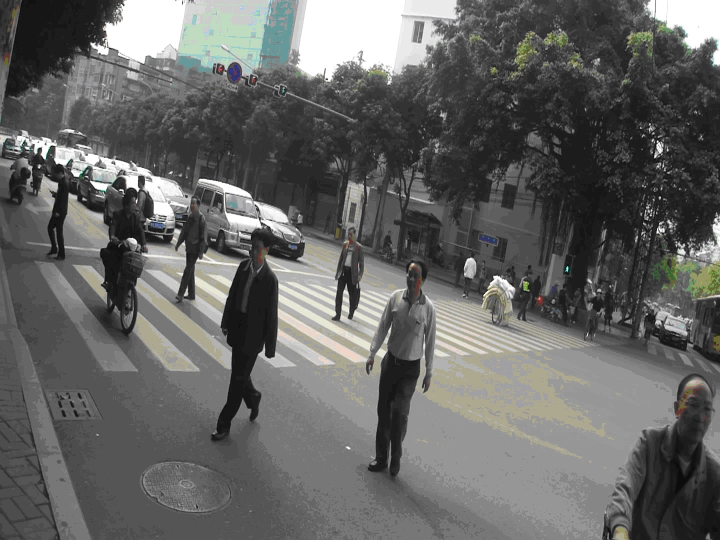
#> input picture visual_detection/input/test2.jpg, 1440 x 1080 px, given in place of 1111_4_2.MOV, which was not available (shown at 1/2 size)
$ python diff_test.py   (older library calls are emulated)
#> lines starting #> are read from the running program, lines starting #| are printed output that depends on the picture; after the words box and inside, x2 and y2 are one past the last pixel; in counts of white or black regions, pixels touching at a corner belong together; pictures that were not available may be replaced by others from this repository, and a replacement may not be noted
import cv2
import copy
import numpy as np
from collections import Counter
import visual_detection.coordinate_convert as cc

tracking_objs = []   # 正在追踪的目标
tracked_objs = []    # 完成追踪的目标
obj_num = 0 # 目标总编号
corners = [] # 每帧KLT角点s
corner2obj = [] # 角点对应的tracking_obj索引
colors = np.random.randint(0,255,(100,3))    #100种随机颜色
lk_params = dict( winSize  = (15, 15), maxLevel = 4, criteria = (cv2.TERM_CRITERIA_EPS | cv2.TERM_CRITERIA_COUNT, 10, 0.03))
feature_params = dict( maxCorners = 500, qualityLevel = 0.2, minDistance = 7, blockSize = 7 )
frame_step = 2

class Obj:
    # [8 lines left out: function __init__, not called in this run]

    def add_lk_corner(self, frame, lk_corner):
        self.lk_corner.append([(frame, lk_corner[0], lk_corner[1])])

    # [38 lines left out: functions update, update_shelter, update_lk, finish_lk, not called in this run]

def basic_prepare(filename, write):
    global overall_roi, M, sub_filename, mask_name, tracking_objs, tracked_objs
    tracked_objs = []
    tracking_objs = []
    sub_filename = filename.split('/')[-1][: -4]
    mask_name = '/'.join(filename.split('/')[: -1]) +  '/' + sub_filename +'_mask' + '.avi'
    overall_roi = cv2.imread('/'.join(filename.split('/')[: -1]) +  '/' + sub_filename +'_roi' + '.jpg', cv2.IMREAD_GRAYSCALE) # 设置感兴趣区域
    # M = cc.get_convert_mat(filename, 0)   # 导入坐标转换矩阵
    if write:
        clear_routes_file(sub_filename) # 清空输出文件

def main(filename, bg_flag = 0, write = False, save_video = False):
    """
    bg_flag: 0 - MOG背景
             1 - Vibe背景
    """
#> called with filename = 'D:/data/1111_4_2/1111_4_2.MOV', bg_flag = 1, write = False, save_video = False
    global corners, obj_num, corner2obj, corner2contour, tracked_objs
    basic_prepare(filename, write)
    cap = cv2.VideoCapture(filename)
    _, frame = cap.read()
#> frame is the input picture: shape (1080, 1440, 3); mean B, G, R 100.5, 102.2, 101.8
    if bg_flag == 1:
        # 读取生成好的vibe背景
        cap_fg = cv2.VideoCapture(mask_name)
        _, mask_fg = cap_fg.read()
    else:
        # MOG背景提取器
        bg_subtractor = cv2.createBackgroundSubtractorMOG2()
        bg_subtractor.setHistory(500)
        bg_subtractor.setVarThreshold(25)
        bg_subtractor.setDetectShadows(False)

    old_gray = cv2.cvtColor(frame, cv2.COLOR_BGR2GRAY)
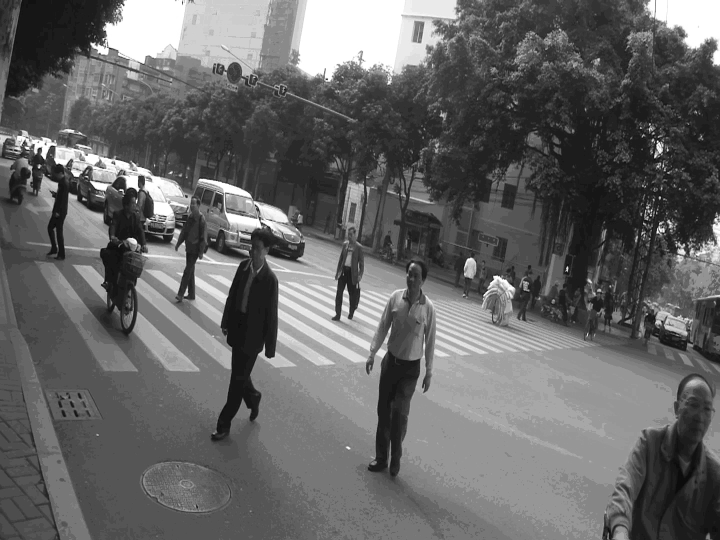
#> old_gray: shape (1080, 1440) (shown at 1/2 size); min 0, max 255, mean 101.9
    cv2.namedWindow('new_frame', 0)
    cv2.namedWindow('mask', 0)
    # 保存视频
    # fourcc = cv2.CV_FOURCC(*'XVID')
    # 3-宽，4-高，5-帧率
    out_num = 1
    out = cv2.VideoWriter('D:/data/%s/%s_output_%d.avi' % (sub_filename, sub_filename, out_num), 1, cap.get(5), (int(cap.get(3)),int(cap.get(4))))

    while(True):
        _, frame = cap.read()
        if frame is None:
            break
        frame_gray = cv2.cvtColor(frame, cv2.COLOR_BGR2GRAY)
        frame_num = cap.get(cv2.CAP_PROP_POS_FRAMES)
        if bg_flag == 1:
            # vibe
            _, mask_fg = cap_fg.read()
            mask_fg = cv2.cvtColor(mask_fg, cv2.COLOR_BGR2GRAY)
            mask_fg = cv2.morphologyEx(mask_fg, cv2.MORPH_DILATE, kernel = cv2.getStructuringElement(cv2.MORPH_ELLIPSE, (2, 2)))
        else:
            # MOG
            mask_fg = bg_subtractor.apply(frame, 0.01)        # 提取前景
            mask_fg = cv2.medianBlur(mask_fg, 9)    # 中值滤波
            mask_fg = cv2.morphologyEx(mask_fg, cv2.MORPH_DILATE, kernel = cv2.getStructuringElement(cv2.MORPH_ELLIPSE, (3, 3)))
        mask_fg[mask_fg > 128 ] = 255
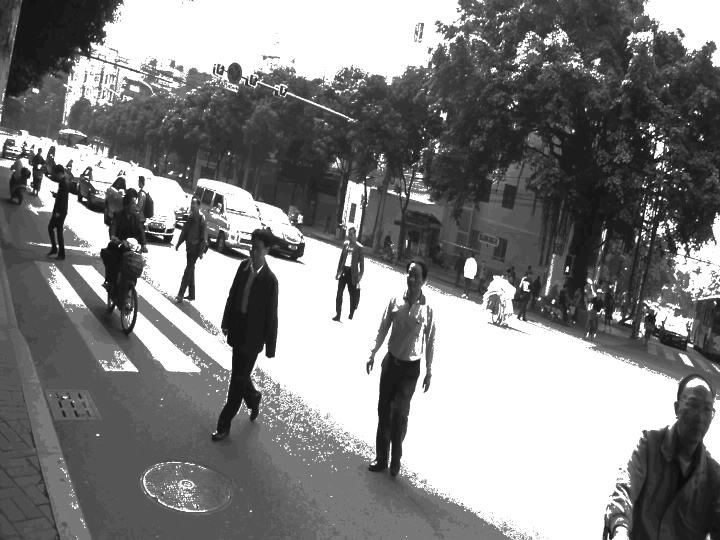
#> mask_fg: shape (1080, 1440) (shown at 1/2 size); min 7, max 255, mean 130.2
        mask_fg[mask_fg < 128 ] = 0
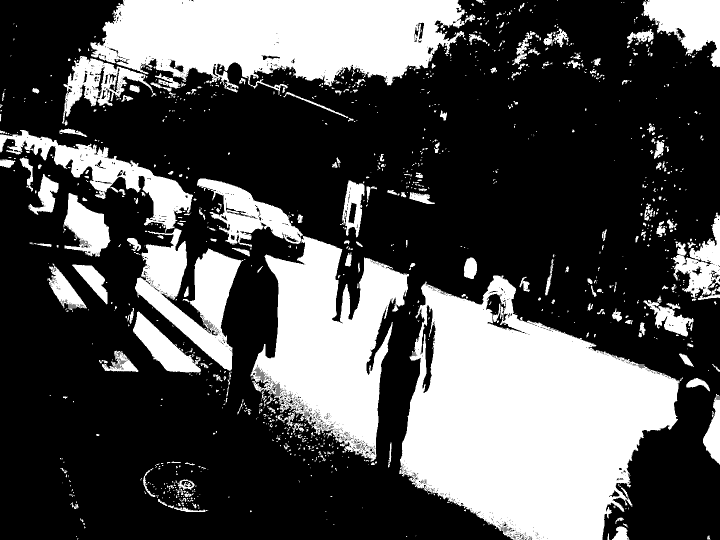
#> mask_fg: shape (1080, 1440) (shown at 1/2 size); min 0, max 255, mean 81.9
        mask_fg, contours, hierarchy = cv2.findContours(mask_fg,cv2.RETR_EXTERNAL, cv2.CHAIN_APPROX_SIMPLE)
#> contours = 1110 contours, 926 with area under 20; largest, box (x1, y1, x2, y2) and area: (798, 551, 1360, 1080) 189158, (181, 0, 930, 185) 96955, (501, 472, 818, 924) 76668, (270, 457, 487, 742) 25902, (0, 260, 386, 466) 18266

        new_corners = []
        new_corner2obj = []
        corner2contour = [] # 角点对应的前景轮廓索引

        train_frame = 20 if bg_flag == 0 else 0
        if frame_num % frame_step == 0 or frame_num < train_frame:
            continue
        if frame_num > 2000 * out_num:  # 分段保存输出
            out_num += 1
            out.release()
            out = cv2.VideoWriter('D:/data/%s/%s_output_%d.avi' % (sub_filename, sub_filename, out_num), 1, cap.get(5), (int(cap.get(3)),int(cap.get(4))))

        # if frame_num > 300:
        #     break

        print('帧:', frame_num, end='\t')

        # 更新旧角点
        if len(corners) > 0:
            p0 = np.float32([cr for cr in corners]).reshape(-1, 1, 2)
            p1, st, err = cv2.calcOpticalFlowPyrLK(old_gray, frame_gray, p0, None, **lk_params)
            p0r, st, err = cv2.calcOpticalFlowPyrLK(frame_gray, old_gray, p1, None, **lk_params)
            d = abs(p0-p0r).reshape(-1, 2).max(-1)
            d2 = abs(p0-p1).reshape(-1, 2).max(-1)
            good = d < 1    # 反算结果是否一致
            good2 = d2 < 0.01   # 角点是否停留不动
            for co, (x0, y0), (x, y), good_flag, good2_flag in zip(corner2obj, p0.reshape(-1, 2), p1.reshape(-1, 2), good, good2):
                if good_flag and co != -1:
                    # 继续跟踪
                    tracking_objs[co].update_lk(frame_num, (x0, y0), (x, y))
                    new_corner2obj.append(co)
                    new_corners.append([x, y])
                    # frame = cv2.line(frame, (int(x0), int(y0)), (int(x), int(y)), (255, 0, 0), 2)
            # 保持corners 和 corner2obj 长度一致
            corners = new_corners
            corner2obj = new_corner2obj

        # 识别新角点
        mask = np.zeros_like(frame_gray)
        mask[:] = 255
        new_p = cv2.goodFeaturesToTrack(frame_gray, mask = mask_fg, **feature_params)
        if new_p is not None:
            new_p = np.float32(new_p).reshape(-1, 2)
            new_p = new_p.tolist()
            # 更新corners
            corners += new_p

        # 为角点分配前景
        for x, y in corners:
            flag = True
            for i in range(len(contours)):
                if cv2.pointPolygonTest(contours[i], (x, y), False) >= 0:
                    corner2contour.append(i)
                    flag = False
                    break
            # -1表示无匹配前景
            if flag:
                corner2contour.append(-1)

        new_corner2obj = [-1 for _ in range(len(corners))]

        for idx in range(len(contours)):
            cont_s = contours[idx]
            area = cv2.contourArea(cont_s)
            if area < 5:   # 忽略小面积轮廓
                continue
            # 轮廓矩计算中心
            M = cv2.moments(cont_s)
            cX = int(M["m10"] / M["m00"])
            cY = int(M["m01"] / M["m00"])
            # 待显示目标编号与中心点
            draw_No = []
            draw_center = []

            # 与该轮廓匹配的旧角点索引
            pos = [i for i, e in enumerate(corner2contour[:len(corner2obj)]) if e == idx]
            if len(pos) > 0 and overall_roi[cY][cX] > 128:
            # 存在旧角点与轮廓匹配，更新目标
                # 所有匹配目标
                pair_obj = [o[0] for o in Counter([corner2obj[p_idx] for p_idx in pos]).most_common()]
                pair_result = 1
                # 面积法确定最终匹配目标
                temp_area = tracking_objs[pair_obj[0]].last_area
                while(pair_result < len(pair_obj) and area_compare(area, temp_area + tracking_objs[pair_obj[pair_result]].last_area, temp_area)):
                    temp_area += tracking_objs[pair_obj[pair_result]].last_area
                    pair_result += 1
                for p_i in range(pair_result):
                    if pair_result == 1:
                        # 仅匹配单个目标
                        tracking_objs[pair_obj[p_i]].update(frame_num, (cX, cY), area)
                        # 更新角点-目标索引
                        for n_i in range(len(new_corner2obj)):
                            if corner2contour[n_i] == idx:
                                new_corner2obj[n_i] = pair_obj[p_i]
                        # 添加新角点
                        for i, c_idx in enumerate(corner2contour):
                            if c_idx == idx and i >= len(corner2obj):
                                tracking_objs[pair_obj[p_i]].add_lk_corner(frame_num, corners[i])
                    else:
                        # 匹配多个目标（遮挡），不添加新角点（不好确定归属）
                        tracking_objs[pair_obj[p_i]].update_shelter(frame_num)
                        for c_i in range(len(corner2obj)):
                            if corner2obj[c_i] == pair_obj[p_i]:
                                new_corner2obj[c_i] = pair_obj[p_i]
                    draw_No.append(pair_obj[p_i])
                    draw_center.append(tracking_objs[pair_obj[p_i]].center[-1])
            elif len(pos) == 0 and idx in corner2contour and overall_roi[cY][cX] > 128:
            # 前景无匹配，新建目标
                new_obj = Obj(obj_num, frame_num, (cX, cY), area)
                obj_num += 1
                for i, c_idx in enumerate(corner2contour):
                    if c_idx == idx:
                        new_obj.add_lk_corner(frame_num, corners[i])
                tracking_objs.append(new_obj)
                for n_i in range(len(new_corner2obj)):
                    if corner2contour[n_i] == idx:
                        new_corner2obj[n_i] = len(tracking_objs) - 1
                draw_No.append(len(tracking_objs) - 1)
                draw_center.append((cX, cY))
            else:
                continue
                # dict_contour2obj[idx] = obj_choice[0][0] if obj_choice[0][0] != -1 else obj_choice[1][0]
            # 显示轮廓及编号
            color = colors[tracking_objs[draw_No[0]].num % 100].tolist()
            rect = cv2.minAreaRect(cont_s)
            box = cv2.boxPoints(rect)
            box = np.int0(box)
            cv2.drawContours(frame, [box], 0, color, 2)
            for no, d_c in zip(draw_No, draw_center):
                color = colors[tracking_objs[no].num % 100].tolist()
                cv2.putText(frame, 'No.' + str(tracking_objs[no].num),  (int(d_c[0]) + 20, int(d_c[1]) + 20), cv2.FONT_HERSHEY_SIMPLEX, 1, color, 2)
                # cv2.putText(frame, '(' +  str(center[0]) + ',' + str(center[1]) + ')', center, cv2.FONT_HERSHEY_SIMPLEX, 0.5, (255,255,255), 1)
                # cv2.putText(frame, 'a:' +  str(tracking_objs[no].last_area), (int(d_c[0]), int(d_c[1]) - 30), cv2.FONT_HERSHEY_SIMPLEX, 0.5, color, 1)
        corner2obj = new_corner2obj
        # 显示角点
        for co, (x, y) in zip(corner2obj, corners):
            try:
                color = colors[tracking_objs[co].num % 100].tolist()
            except:
                color = (255, 255, 255)
            # frame = cv2.putText(frame, str(co), (int(x), int(y)), cv2.FONT_HERSHEY_SIMPLEX, 0.5, color, 1)
            cv2.circle(frame, (int(x), int(y)), 2, color, -1)

        # 删除匹配失败的目标
        del_objs = []
        for idx in range(len(tracking_objs) - 1, -1, -1):
            obj = tracking_objs[idx]
            if obj.frame[-1] < frame_num:
                del_objs.append(idx)
                tracked_objs.append(obj)
                # write_obj(sub_filename, obj)    # 写入文件
                for i in range(len(corner2obj)):    # 调整角点-目标索引
                    corner2obj[i] = corner2obj[i] - 1 if corner2obj[i] > idx else corner2obj[i]
        for del_idx in del_objs:
            # print('删除:' , del_idx)
            del tracking_objs[del_idx]
        # cv2.putText(frame, 'frame:' + str(frame_num), (10, 50), cv2.FONT_HERSHEY_SIMPLEX, 1, (255, 255, 255), 2)
        if len(tracked_objs) > 0:
            if write:
                # 保存轨迹
                for tobj in tracked_objs:
                    write_obj(sub_filename, tobj)
            tracked_objs = []
        print('tracking:', len(tracking_objs), end = '\t')
        print('tracked:', len(tracked_objs))
        if save_video:
            out.write(frame)
        cv2.imshow('new_frame', frame)
        # cv2.imshow('old_frame', old_frame)
        cv2.imshow('mask', mask_fg)
        old_gray = copy.deepcopy(frame_gray)
        if cv2.waitKey(0) == '27':
            continue
    out.release()

# [5 lines left out: function area_compare, not called in this run]

def clear_routes_file(output):
     with open('D:/data/%s/%s_routes.txt' % (output, output), 'w') as f:
         f.write('')

# [167 lines left out: functions write_obj, mog_compare, mog_bg, one_frame, frame_cut, not called in this run]

if __name__ == '__main__':
    # [4 lines of commented-out code are left out]
    main('D:/data/1111_4_2/1111_4_2.MOV', bg_flag = 1, write = False, save_video = False)
    # [4 lines of commented-out code are left out]
